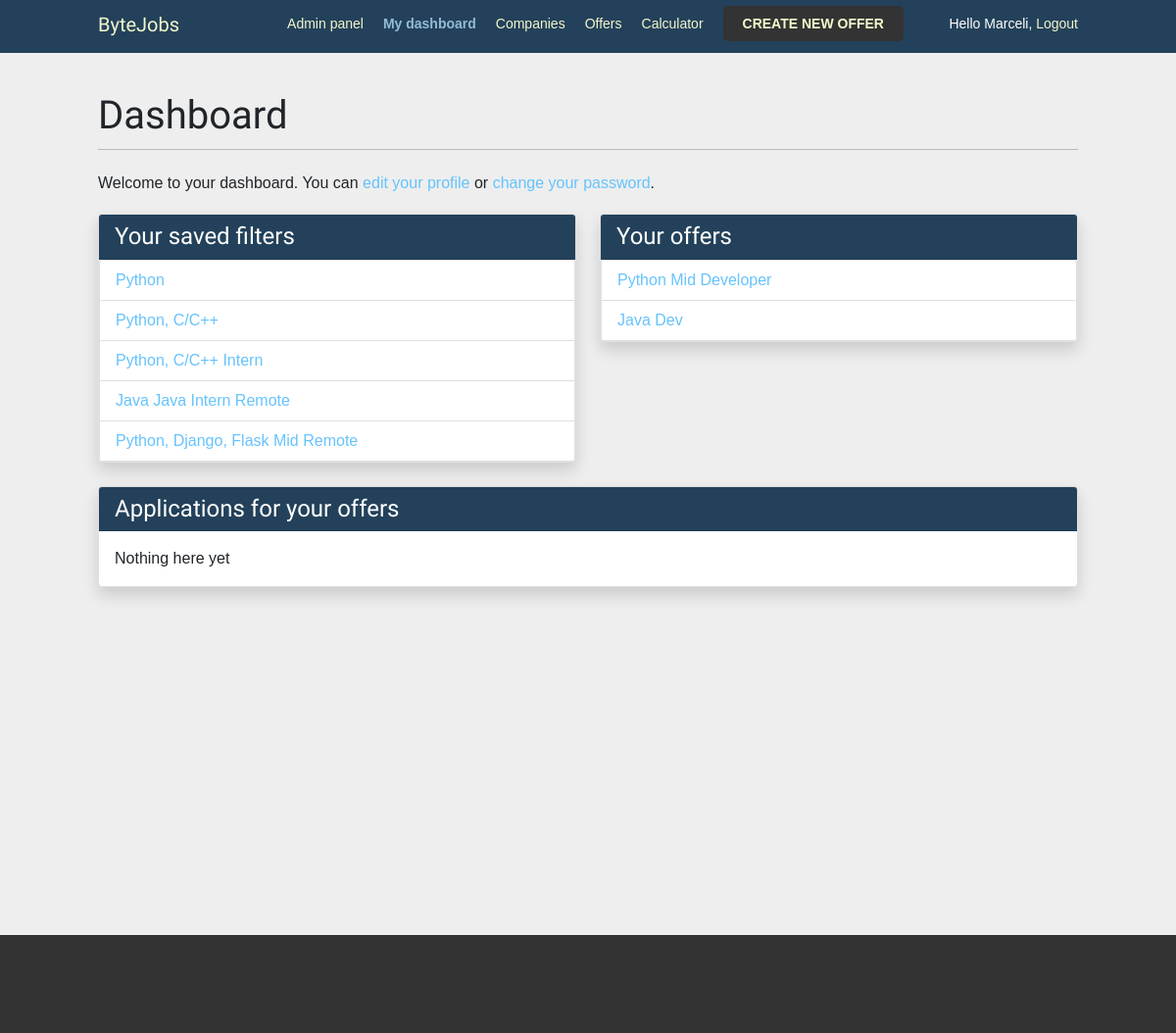
/account/ (signed in), run on an earlier commit of the app's database.
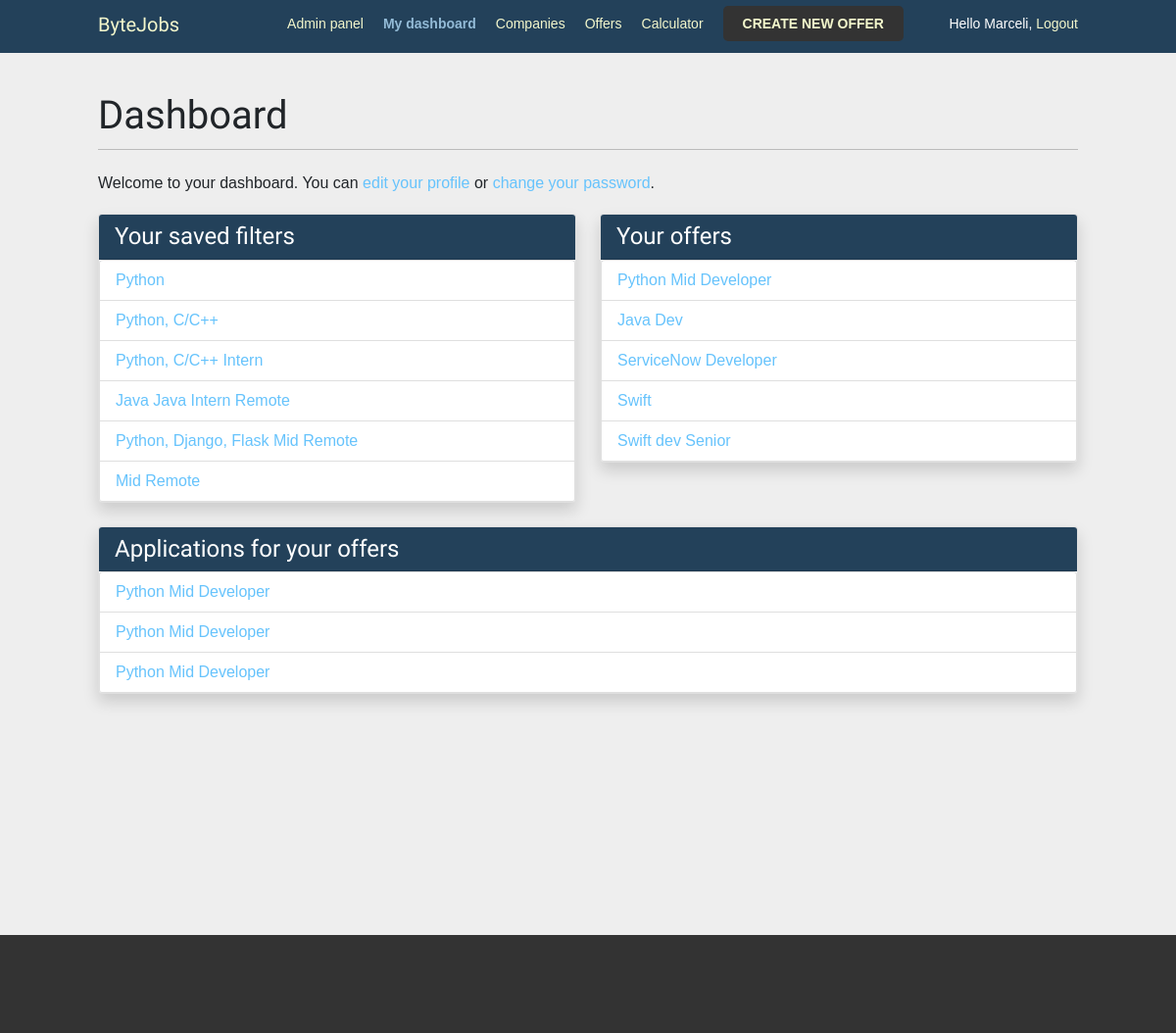
And on a later commit of the database.
### account/models.py (models this page shows, shortened)
class Filter(models.Model):
    user = models.ForeignKey(User, on_delete=models.CASCADE)
    tech = models.ForeignKey('Technology', on_delete=models.CASCADE, blank=True, null=True)
    skill_query = models.TextField(blank=True)
    skills = models.ManyToManyField('Skill', blank=True, null=True)
    location = models.ForeignKey('Location', on_delete=models.CASCADE, blank=True, null=True)
    seniority = models.ForeignKey('Seniority', on_delete=models.CASCADE, blank=True, null=True)
    def get_skill_query(self):
        result = ''
        if self.skill_query:
            values = eval(self.skill_query)
            for val in values:
                result += f'offer_skills={val}&'
        return result
    def __str__(self):
        tech = skill = location = seniority = skill_list = ''
        if self.tech:
            tech = self.tech.tech_title
        if self.skill_query:
            skill = self.skill_query
            skill_list = eval(skill)
            skill_list = [Skill.objects.get(pk=i).skill_title for i in skill_list]
            skill_list = str(skill_list).strip("[]").replace("'","")
        if self.location:
            location = self.location.location_name
        if self.seniority:
            seniority = self.seniority.seniority_name
        return tech + ' ' + skill_list + ' ' + seniority + ' ' + location

class Skill(models.Model):
    skill_title = models.CharField(max_length=100, unique=True)

class Seniority(models.Model):
    seniority_name = models.CharField(max_length=6)\
    class Meta:
        verbose_name_plural = 'Seniorities'

class Technology(models.Model):
    tech_title = models.CharField(max_length=40, unique=True)
    class Meta:
        verbose_name_plural = 'Technologies'

class Location(models.Model):
    location_name = models.CharField(max_length=40, unique=True)

class Offer(models.Model):
    offer_company = models.ForeignKey('Company', on_delete=models.CASCADE)
    offer_title = models.CharField(max_length=100, default='Oferta pracy')
    offer_tech = models.ForeignKey('Technology', on_delete=models.CASCADE)
    offer_skills = models.ManyToManyField('Skill', blank=True)
    offer_description = models.CharField(max_length=250, default='Opis oferty pracy')
    offer_post_time = models.DateTimeField(auto_now_add=True)
    offer_range_min = models.PositiveIntegerField(default=0)
    offer_range_max = models.PositiveIntegerField(default=0)
    offer_seniority = models.ForeignKey('Seniority', default=2, on_delete=models.CASCADE)
    offer_location = models.ForeignKey('Location', default=1, on_delete=models.CASCADE)
    def __str__(self):
        return self.offer_title

class Application(models.Model):
    user = models.ForeignKey(User, on_delete=models.CASCADE, null=True)
    company = models.ForeignKey('Company', on_delete=models.CASCADE, blank=True)
    offer = models.ForeignKey('Offer', on_delete=models.CASCADE)
    full_name = models.CharField(max_length=100) #combine first and last name
    app_text = models.TextField(max_length=10000, verbose_name='Application info')
    email = models.EmailField(max_length=100)
    cv = models.BooleanField(default=False)
    applied_time = models.DateTimeField(auto_now_add=True)

### account/views.py (the view)
# urls.py: path('', views.dashboard, name='dashboard'),
@login_required
def dashboard(request):
    filters = Filter.objects.filter(user=request.user)
    applications = Application.objects.filter(user=request.user)
    offers = ''
    try:
        if request.user.company:
            applications = Application.objects.filter(company=request.user.company)
            offers = Offer.objects.filter(offer_company=request.user.company)
    except ObjectDoesNotExist:
        pass
    return render(request,
                  'account/dashboard.html',
                  {'section': 'dashboard', 'filters': filters, 'applications': applications, 'offers': offers})

### account/templates/account/dashboard.html (shortened to what this page needs)
{% extends "base.html" %}
{% block content %}
  <h1>Dashboard</h1>
  <p>
     Welcome to your dashboard. You can
    {% if request.user.company %}
    <a href="{% url 'edit_company' %}">
    {% else %}
    <a href="{% url 'edit_user' %}">
    {% endif %}
    edit your profile</a> or <a href="{% url 'password_change' %}">change your password</a>.
  </p>
  <div class="row">
    {% if filters %}
      <div class="col-lg-6 mb-4">
        <div class="card shadow">
          <h4 class="card-header">Your saved filters</h4>
          <ul class="list-group d-flex justify-content-start">
            {% for filter in filters %}
              <li class="list-group-item"><a href="{% url 'offer_list' %}?offer_tech={{ filter.tech.id|default_if_none:'' }}&{{ filter.get_skill_query }}offer_seniority={{ filter.seniority.id|default_if_none:'' }}&offer_location={{ filter.location.id|default_if_none:'' }}">{{ filter }}</a></li>
            {% endfor %}
          </ul>
        </div>
      </div>
    {% endif %}
    {% if request.user.company %}
      {% if offers %}
        <div class="col-lg-6 mb-4">
          <div class="card shadow">
            <h4 class="card-header">Your offers</h4>
            <ul class="list-group d-flex justify-content-start">
              {% for offer in offers %}
                <li class="list-group-item"><a href="{% url 'offer_detail' offer.pk %}">{{ offer.offer_title }}</a></li>
              {% endfor %}
            </ul>
          </div>
        </div>
      {% endif %}
    {% endif %}
  </div>
  {% if request.user.company %}
    <div class="row">
      {% if applications %}
        <div class="col-lg mb-4">
          <div class="card shadow">
            <h4 class="card-header">Applications for your offers</h4>
            <ul class="list-group d-flex justify-content-start">
              {% for application in applications %}
                <li class="list-group-item"><a href="{% url 'application_detail' application.pk %}">{{ application.offer }}</a></li>
              {% endfor %}
            </ul>
          </div>
        </div>
      {% else %}
        <div class="col-lg mb-4">
          <div class="card shadow">
            <h4 class="card-header">Applications for your offers</h4>
            <div class="card-body">Nothing here yet</div>
          </div>
        </div>
      {% endif %}
    </div>
  {% endif %}
{% endblock %}

### account/templates/base.html (shortened to what this page needs)
{% load static %}
<!DOCTYPE html>
<html>
<head>
  <link href="https://cdn.jsdelivr.net/npm/bootstrap@5.0.2/dist/css/bootstrap.min.css" rel="stylesheet">
  <link href="{% static 'css/base.css' %}" rel="stylesheet">
</head>
<body>
  <div id="header" class="sticky-top">
    <span class="logo"><a href="{% url 'dashboard' %}">ByteJobs</a></span>
    <ul class="menu">
    {% if request.user.is_authenticated %}
      {% if request.user.is_staff %}
        <li {% if section == "admin" %} class="selected"{% endif %}>
          <a href="{% url 'admin:index' %}">Admin panel</a>
        </li>
      {% endif %}
        <li {% if section == "dashboard" %} class="selected"{% endif %}>
          <a href="{% url 'dashboard' %}">My dashboard</a>
        </li>
    {% endif %}
        <li {% if section == "companies" %} class="selected"{% endif %}>
          <a href="{% url 'companies' %}">Companies</a>
        </li>
        <li {% if section == "offers" %} class="selected"{% endif %}>
          <a href="{% url 'offer_list' %}">Offers</a>
        </li>
        <li {% if section == "calculator" %} class="selected"{% endif %}>
          <a href="{% url 'calculator' %}">Calculator</a>
        </li>
        {% if request.user.company %}
          <li {% if section == "new_offer" %} class="selected"{% endif %}>
            <a class="button" href="{% url 'offer_add' %}">CREATE NEW OFFER</a>
          </li>
        {% endif %}
      </ul>
    <span class="user">
      {% if request.user.is_authenticated %}
        Hello {{ request.user.first_name|default:request.user.username }},
        <a href="{% url 'logout' %}">Logout</a>
      {% else %}
        <a href="{% url 'login' %}">Log-in</a>
      {% endif %}
    </span>
  </div>
  <div id="content">
    {% block content %}
    {% endblock %}
  </div>
  <footer class="d-flex flex-wrap justify-content-between align-items-center">
  </footer>
</body>
</html>

### account/static/css/base.css (style rules this page uses)
body { margin:0; padding:0; font-family:helvetica, sans-serif; height: 100vh; margin-bottom: 100px; }
footer { background-color: #333; height: 100px; }
p { line-height: 1.8; }
a { color:#66c3fc; text-decoration:none; }
h1, h2, h3, h4, h5 , h6 { font-family: 'Muli', sans-serif; font-weight:normal; }
h1 { border-bottom:1px solid #bbb; padding:0 0 10px 0; margin:10px 0 20px 0; }
#header { padding:10px 100px; font-size:14px; background:#23415a; color:#fff; border-bottom:4px solid #23415a; overflow:auto; }
#header .logo { font-family: 'Muli', sans-serif; float:left; color:#f3f7cc; font-size:20px; margin-right:10%; }
#header ul.menu { list-style:none; float:left; margin:0; padding:0; }
#header ul.menu li { float:left; padding:4px 10px; }
#header ul.menu li.selected a, #header ul.menu li.selected a:hover { color:#93bbd7; font-weight:bold; }
#header a { color:#f3f7cc; }
#header .user { float:right; padding-top:4px; }
#content { padding: 30px 100px; background-color: #eeeeee; height: calc(100% + 100px); padding-top: 30px; }
input[type=submit], a.button { font-weight:bold; background:#23415a; color:#fff; padding:10px 20px; font-size:14px; text-transform:uppercase; }
a.button { background-color: #333; border-radius: 5px; }
.card-header { color: white; background-color: #23415a; }

What changed in the data, as far as the page shows it:
added Filter: tech+skill_query+location "Mid Remote"
added Offer: offer_title "ServiceNow Developer"
added Offer: offer_title "Swift"
added Offer: offer_title "Swift dev Senior"
added Application: offer "Python Mid Developer"
added Application: offer "Python Mid Developer"
added Application: offer "Python Mid Developer"
Also different on the page:
text no longer shown: "Nothing here yet"
